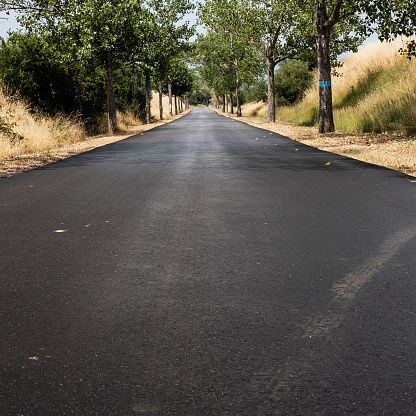
#> input picture Road.jpg, 416 x 416 px
$ python Line_Detection_from_image.py
#> lines starting #> are read from the running program, lines starting #| are printed output that depends on the picture; after the words box and inside, x2 and y2 are one past the last pixel; in counts of white or black regions, pixels touching at a corner belong together
#> further down, image is the input picture: shape (416, 416, 3); mean B, G, R 72.9, 84.1, 88.3
import cv2
import numpy as np
import matplotlib.pyplot as plt

def canny(image):
    gray = cv2.cvtColor(image, cv2.COLOR_RGB2GRAY)
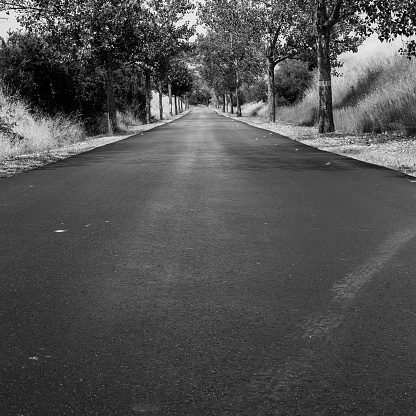
#> gray: shape (416, 416); min 0, max 255, mean 81.4
    blured = cv2.GaussianBlur(gray,(5,5),0)
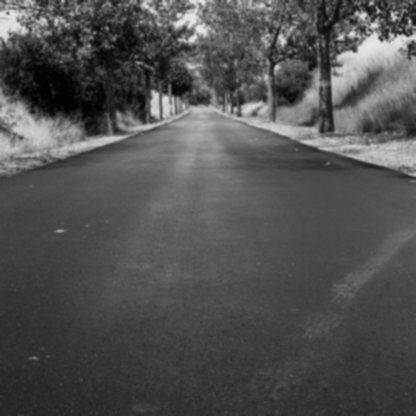
#> blured: shape (416, 416); min 1, max 231, mean 81.4
    can =cv2.Canny(blured,50,150)
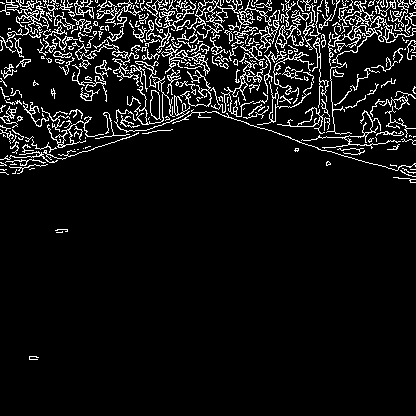
#> can: shape (416, 416); 8% white in thin lines or dots, all inside (x1, y1, x2, y2) = (0, 0, 416, 360)
    return can

def display_lines(image,lines):
    line_image = np.zeros_like(image)
    if lines is not None:
        for line in lines:
            x1, y1, x2, y2 = line.reshape(4)
            cv2.line(line_image, (x1,y1),(x2,y2),(255,0,0),10)
    return line_image


def region_of_interest(image):
    h = image.shape[0]
#> h = 416
    poly = np.array([[(200,100),(0,165),(0,h),(h,h),(h,165)]])
    mask = np.zeros_like(image)
    cv2.fillPoly(mask,poly,255)
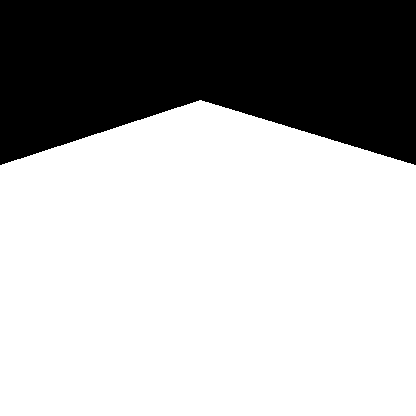
#> mask: shape (416, 416); 68.1% white; 1 black region, box (x1, y1, x2, y2) and area: (0, 0, 416, 165) 55155
    masked_image = cv2.bitwise_and(image,mask)
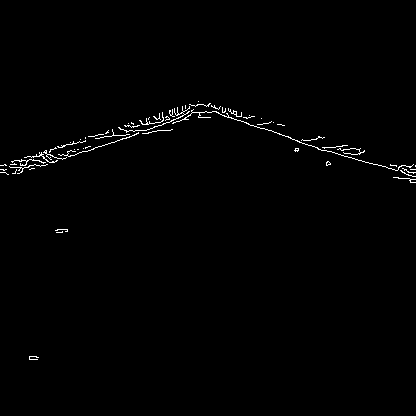
#> masked_image: shape (416, 416); 0.84% white in thin lines or dots, all inside (x1, y1, x2, y2) = (0, 101, 416, 360)
    return masked_image
image = cv2.imread('Road.jpg')

side_line_image = np.copy(image)
canny_image = canny(side_line_image)
cropped_image = region_of_interest(canny_image)
lines = cv2.HoughLinesP(cropped_image, 2 , np.pi/180, 100, np.array([]), minLineLength = 40, maxLineGap = 5)
#> lines = [[134, 134, 178, 118], [29, 169, 134, 135], [39, 152, 79, 141], [212, 111, 268, 130], [347, 156, 405, 173], [156, 119, 199, 104], [12, 162, 53, 149]]
image_with_line = display_lines(side_line_image,lines)
#> the loop in display_lines, `for line in lines:` made 7 passes
#> after the loop in display_lines, `for line in lines:`:
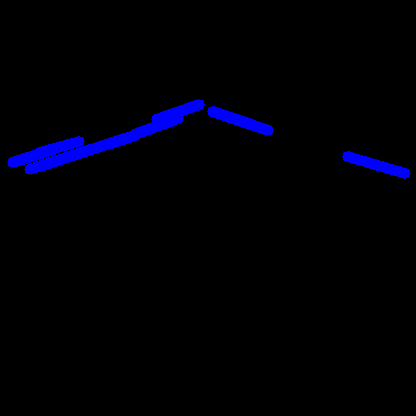
#> line_image: shape (416, 416, 3); mean of channels 0, 1, 2 6.9, 0, 0; drawn as B, G, R
combined_image = cv2.addWeighted(side_line_image,0.8, image_with_line, 1,1)
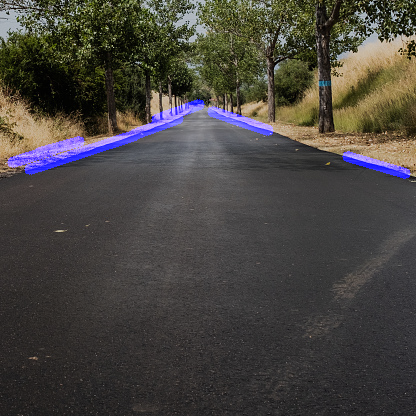
#> combined_image: shape (416, 416, 3); mean B, G, R 63.9, 68.3, 71.6
cv2.imshow('result',combined_image)
cv2.waitKey()

# [13 lines of commented-out code are left out]
